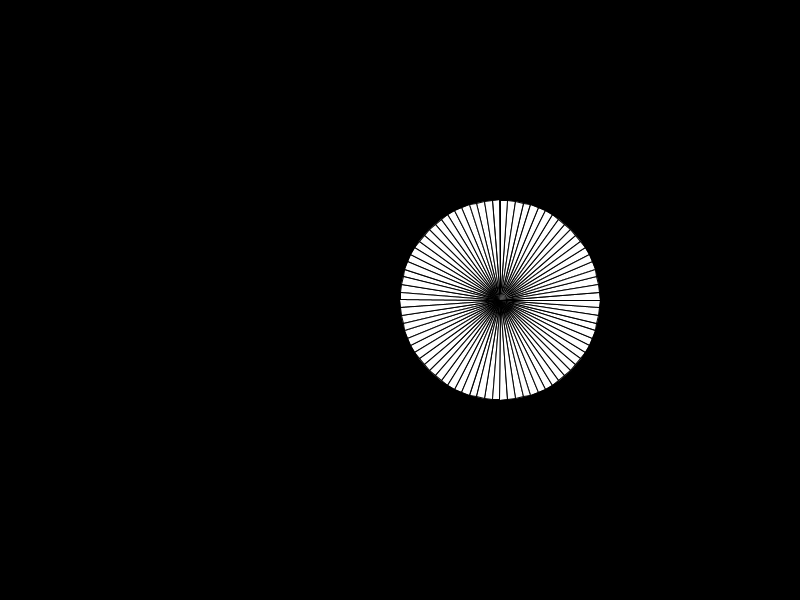
Frame 1 (no input)
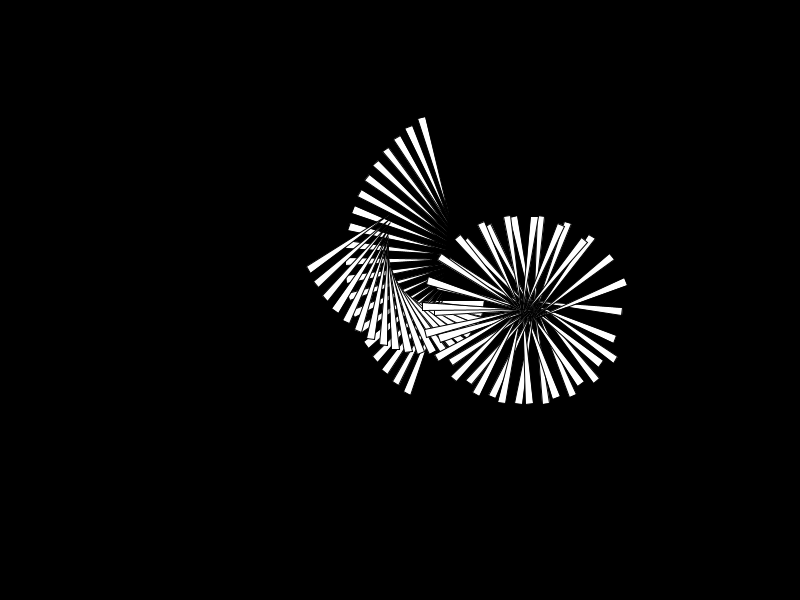
Frame 60 (the mouse pressed at the canvas centre just before this capture)
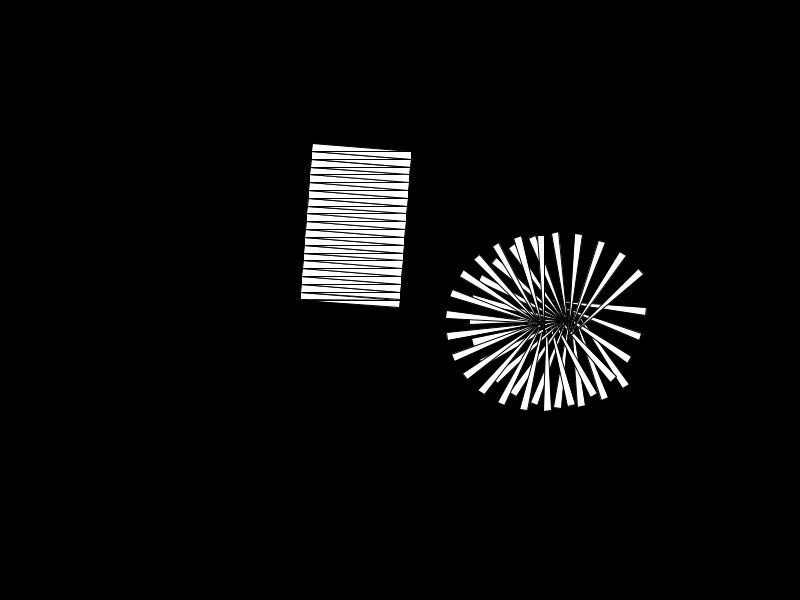
Frame 120 (the mouse held since frame 60 and released just before this capture)

The Processing sketch that drew these frames (run headless with seeded random() and noise(); from frame 60 on, the mouse is pressed at the canvas centre):

// Processing sketch: Normal
// ── Normal.pde
Polygon p;
TriangleMesh m;
TriangleMesh c;


void setup() {
	frameRate(60);
	size(800,600);
	p = new Polygon(400,30,100,40);
	m = p.triangulate();
	c = new TriangleMesh( new PVector( 500 , 300 ) );
	c.perp(m);
	
}

void draw() {
	background(0);
	c.draw();
	c.update();
	if ( !c.isMoving() ) {
		c.reverse();
		}
		
}

// ── Polygon.pde
class Polygon {
	PVector pos;
	float radius;
	int sides;
	
	Polygon( float x , float y , float r , int n ) {
		pos = new PVector( x , y );
		radius = r;
		sides = n;
	}
	
	TriangleMesh triangulate() {
		Triangle nt;
		float na;
		float a = TWO_PI/float( sides );
		Triangle t = new Triangle( radius , a );
		m = new TriangleMesh( pos );
		for( int i=0 ; i<sides ; i++ ) {
			nt = new Triangle(t);
			nt.triRotate( i*a );
			nt.setDest( new PVector( random(100), random(100) ) , random(TWO_PI) , 100 );
			m.add( nt );
		}
	return m;
	}
}

// ── Triangle.pde
class Triangle {
	PVector p1 , p2 , p3;
	PVector dest , pos;
	float fromAngle, myAngle , finA;
	boolean isMoving;
	boolean forward; 
	int t , steps;
	
	
	Triangle( PVector q1 , PVector q2 , PVector q3 , float a) {
		p1 = q1.get();
		p2 = q2.get();
		p3 = q3.get();
		pos = new PVector(0,0);
		dest = new PVector(0,0);
		myAngle = a;
		fromAngle = a;
		finA = 0;
		isMoving = false;
		forward = true;
				
	}
	
	Triangle( float r , float a ) {
		this( new PVector( r , 0 ) , new PVector( 0 , 0 ) , new PVector( r*cos(a) , r*sin(a) ) , 0 );
	}
	
	Triangle( Triangle t ) {
		this( t.p1 , t.p2 , t.p3 , t.fromAngle );
	}
	
	void triRotate( float a ) {
		fromAngle = a;
		myAngle = a;
	}
	
	void setDest( PVector d , float a , int s) {
		isMoving = true;
		forward = true;
		dest = d.get();
		finA = a;
		t = 0;
		steps = s;
	}
	
	PVector p3dest() {
		PVector p;
		p = p3.get();
		p.rotate(finA);
		p.add(dest);
		return p;
	}
	
	PVector p1dest() {
		PVector p;
		p = p1.get();
		p.rotate(finA);
		p.add(dest);
		return p;
	}
	
	PVector p2dest() {
		PVector p;
		p = p2.get();
		p.rotate(finA);
		p.add(dest);
		return p;
	}
	
	PVector mid31() {
		PVector m;
		m = p3.get();
		m.sub(p1);
		m.mult(0.5);
		m.add(p1);
		return m;
	}
	

	void update() {
		if ( isMoving ) {
			pos = dest.get();
			pos.mult( float(t)/float(steps) );
			myAngle = (finA-fromAngle)/float(steps)*float(t)+fromAngle;
			if (forward) {
				t++;
			}
			else
			{
				t--;
			}
				
			if ( t>steps ) {
				t = steps;
				pos = dest.get();
				myAngle = finA;
				isMoving = false;
			}
			if ( t<0 ) {
				t = 0;
				pos.set(0,0);
				myAngle = fromAngle;
				isMoving = false;
			}
		}
	}
	
	void reverse() {
		if (forward) {
			forward = false;
		}
		else
		{
			forward = true;
		}
		isMoving = true;
	}
	
	void draw() {
		pushMatrix();
		translate( pos.x , pos.y );
		rotate(myAngle);
		triangle( p1.x , p1.y , p2.x , p2.y , p3.x , p3.y );
		popMatrix();
	}
}	

// ── TriangleMesh.pde
class TriangleMesh {
	ArrayList<Triangle> m;
	PVector pos;


	TriangleMesh( PVector p ) {
		pos = p.get();
		m = new ArrayList<Triangle>();
	}

	void add( Triangle tri ) {
		m.add( tri );
	}

	void update() {
		for( Triangle tri : m ) {
			tri.update();
		}
	}
	
	boolean isMoving() {
		boolean move = false;
		for( Triangle tri : m ) {
			if (tri.isMoving) {
				move = true;
			}
		}
		return move;
	}
	
	void reverse() {
		for( Triangle tri : m ) {
			tri.reverse();
		}
	}
	void perp( TriangleMesh c ) {
		PVector mid;
		Triangle t1 , t2;
		float d1x = -200;
		float d2x = 200;
		float d1y = 0;
		float d2y = 0;
		boolean flip1 = false;
		boolean flip2 = false;
		for( Triangle tri : c.m ) {
			mid = tri.mid31();
			t2 = new Triangle(  tri.p2 , tri.p3, mid , tri.fromAngle );
			if (flip2) {
				t2.setDest( new PVector( d2x , d2y ) , PI , 500 );
				flip2 = false;
				d2x = t2.p3dest().x;
				d2y = t2.p3dest().y;
				
				}
			else
				{
				t2.setDest( new PVector( d2x , d2y ) , 0 , 500 );
				flip2 = true;
				d2x = t2.p2dest().x;
				d2y = t2.p2dest().y;
				}
				
				
			m.add( t2 );
			t1 = new Triangle( tri.p1 , tri.p2 , mid , tri.fromAngle );
			if (flip1) {
				t1.setDest( new PVector( d1x , d1y ) , PI , 100 );
				flip1 = false;
				d1x = t1.p3dest().x;
				d1y = t1.p3dest().y;
				
				}
			else
				{
				t1.setDest( new PVector( d1x , d1y ) , 0 , 100 );
				flip1 = true;
				d1x = t1.p1dest().x;
				d1y = t1.p1dest().y;
				}
			m.add( t1 );
		}
	}


	void draw() {
		pushMatrix();
		translate( pos.x , pos.y );
		for( Triangle tri : m ) {
			tri.draw();
		}
		popMatrix();
	}
}
